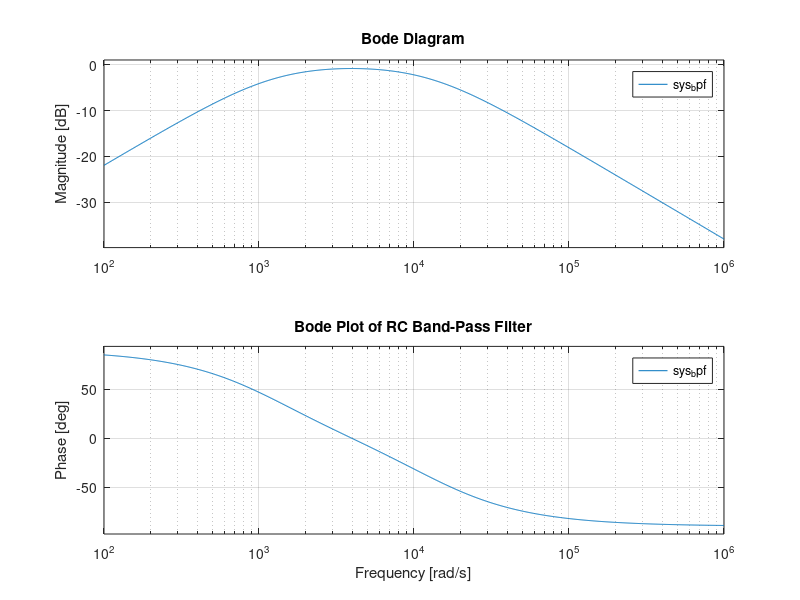

The MATLAB source for this figure:
% Component values for band-pass filter
R1 = 8e3; % 8 kOhms
C1 = 0.1e-6; % 0.1 uF
R2 = 8e3; % 8 kOhms
C2 = 0.01e-6; % 0.01 uF

% High-pass filter transfer function
num_hpf = [R1*C1, 0];
den_hpf = [R1*C1, 1];
sys_hpf = tf(num_hpf, den_hpf);

% Low-pass filter transfer function
num_lpf = [1];
den_lpf = [R2*C2, 1];
sys_lpf = tf(num_lpf, den_lpf);

% Band-pass filter is series combination of HPF and LPF
sys_bpf = series(sys_hpf, sys_lpf);

% Bode Plot of the Band-Pass Filter
figure;
bode(sys_bpf);
title('Bode Plot of RC Band-Pass Filter');
grid on;

% Check stability of the Band-Pass Filter
[GM_bpf, PM_bpf, wcg_bpf, wcp_bpf] = margin(sys_bpf);
fprintf('Band-Pass Filter Stability Analysis:\n');
fprintf('  Gain Margin: %.2f dB\n', 20*log10(GM_bpf));
fprintf('  Phase Margin: %.2f degrees\n', PM_bpf);
fprintf('  Gain Crossover Frequency: %.2f rad/s\n', wcg_bpf);
fprintf('  Phase Crossover Frequency: %.2f rad/s\n', wcp_bpf);
